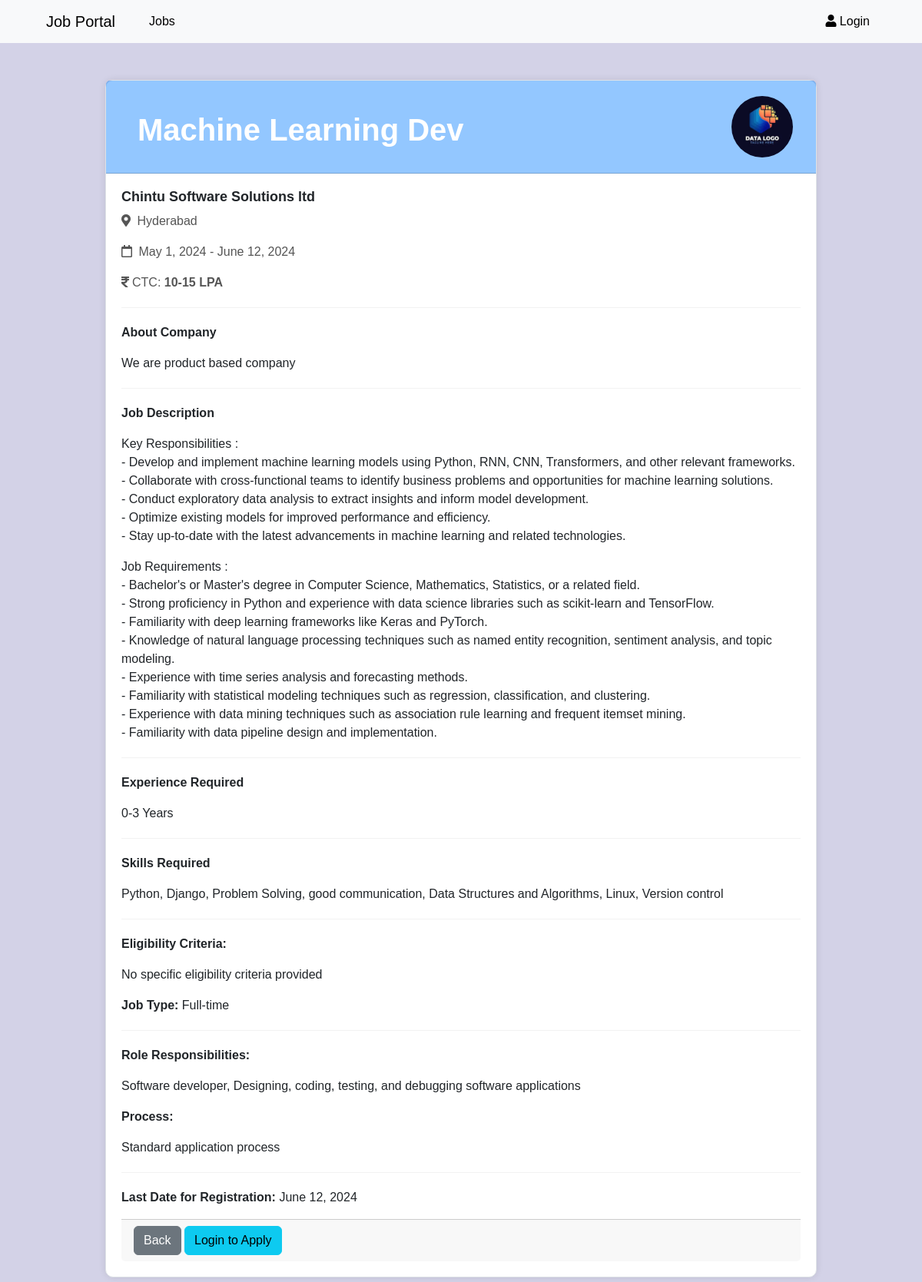
Page /job_view/3 on the committed database.
### job/models.py (models this page shows, shortened)
class Job(models.Model):
    recruiter = models.ForeignKey(Recruiter, on_delete=models.CASCADE)
    start_date = models.DateField()
    end_date = models.DateField()
    title = models.CharField(max_length=100)
    salary = models.CharField(max_length=20)
    image=models.ImageField(blank=True, null=True)
    description = models.TextField()
    experience = models.CharField(max_length=50)
    location = models.CharField(max_length=100)
    skills = models.CharField(max_length=100)
    eligibility_criteria = models.CharField(max_length=300, default="No specific eligibility criteria provided")
    job_type = models.CharField(max_length=100, default="Full-time")
    process = models.CharField(max_length=300, default="Standard application process")
    role_responsibilities = models.CharField(max_length=500, default="Software developer, Designing, coding, testing, and debugging software applications")
    mode_of_work = models.CharField(max_length=10,default="on-site")
    creation_date = models.DateField()

class Recruiter(models.Model):
    user = models.ForeignKey(User, on_delete=models.CASCADE)
    mobile = models.CharField(max_length=15, blank=True, null=True)
    image = models.ImageField(blank=True,null=True)
    gender = models.CharField(max_length=10, choices=GENDER_CHOICES, blank=True, null=True)
    type = models.CharField(max_length=10, blank=True, null=True)
    company=models.CharField(max_length=50,null=True)
    about_company=models.CharField(max_length=100,default=about_company_default)
    status = models.CharField(max_length=20,null=True)

### job/views.py (the view, shortened to what this page needs)
# urls.py: path('job_view/<int:pid>', job_view, name='job_view'),
def job_view(request, pid):
    user_type = None
    try:
        job = Job.objects.get(id=pid)
    except Job.DoesNotExist:
        return render(request, 'latest_jobs.html', {'error_message': 'Job does not exist'})
    li=[]
    if user_type == 'user':
        student = StudentUser.objects.get(user=request.user)
        data = Apply.objects.filter(student=student)
        for i in data:
            li.append(i.job.id) # here job is variable fro Apply model
    return render(request, 'job_view.html', {'job': job, 'user_type': user_type,'li':li})

### job/context_processors.py (called while the page is built, shortened)
def common_context(request):
    user_type = None
    latest_jobs = Job.objects.order_by('-start_date')[:9]
    return {
        'user_type': user_type,
        'latest_jobs': latest_jobs
    }

### job/templates/job_view.html (shortened to what this page needs)
{% if user_type == 'user' %}
    {% include "user_navigation.html" %}
 {% elif user_type == 'recruiter' %}
    {% include "recruiter_navigation.html" %}
{% elif user_type == 'admin' %}
    {% include "admin_navigation.html" %}
{% else %}
    {% include "navigation.html" %}
{% endif %}
{% block content %}
<div class="container mt-5">
    <div class="row">
        <div class="col-md-10 offset-md-1">
            <div class="card job-card">
                <div class="card-header job-card-header">
                    <div class="d-flex justify-content-between">
                        <div class="p-3 mt-2">
                            <b class="job-title">{{ job.title }}</b>
                        </div>
                        <div class="">
                            {% if job.image %}
                            <img src="{{ job.image.url }}" alt="Logo" class="job-logo">
                            {% else %}
                            <img src="https://i.pinimg.com/originals/c0/4b/01/c04b017b6b9d1c189e15e6559aeb3ca8.png" alt="Logo" class="job-logo">
                            {% endif %}
                        </div>
                    </div>
                </div>
                <div class="card-body job-details">
                    <h4 class="company-name">{{ job.recruiter.company }}</h4>
                    <p class="job-info"><i class="fas fa-map-marker-alt me-1"></i> {{ job.location }}</p>
                    <p class="job-info"><i class="far fa-calendar me-1"></i> {{ job.start_date }} - {{ job.end_date }}</p>
                    <p class="job-info"><i class="fas fa-rupee-sign me-1"></i>CTC: <strong>{{ job.salary }}</strong></p>
                    <hr>
                    <p><b>About Company</b></p>
                    <p>{{ job.recruiter.about_company | linebreaks | safe }}</p>
                    <hr>
                    <p><b>Job Description</b></p>
                    <p>{{ job.description | linebreaks | safe}}</p>
                    <hr>
                    <p><b>Experience Required</b></p>
                    <p>{{ job.experience }} Years</p>
                    <hr>
                    <p><b>Skills Required</b></p>
                    <p>{{ job.skills | linebreaks | safe }}</p>
                    <hr>
                    <p><strong>Eligibility Criteria:</strong> {{ job.eligibility_criteria |linebreaks |safe}}</p>
                    <p><strong>Job Type:</strong> {{ job.job_type }}</p>
                    <hr>
                    <p><strong>Role Responsibilities:</strong> {{ job.role_responsibilities | linebreaks | safe }}</p>
                    <p><strong>Process:</strong> {{ job.process | linebreaks | safe }}</p>
                    <hr>
                    <p><strong>Last Date for Registration:</strong> {{ job.end_date }}</p>
                    {% if user.is_authenticated %}
                        {% if user_type == 'recruiter' %}
                            <div class="card-footer">
                                <a href="{% url 'job_list' %}" class="btn btn-secondary">Back</a>
                                <a href="{% url 'job_edit' job.id %}" class="btn btn-primary">Edit</a>
                            </div>
                        {% elif user_type == 'admin' %}
                            <div class="card-footer">
                                <a href="{% url 'index' %}" class="btn btn-info">Back</a>
                            </div>
                        {% else %}
                            <div class="card-footer">
                                <a href="{% url 'index' %}" class="btn btn-info">Back</a>
                                {% if job.id in li %}
                                    <button class="btn btn-success" disabled>Already Applied</button>
                                {% else %}
                                    <a href="{% url 'apply_for_job' job.id %}" class="btn btn-primary">Apply</a>
                                {% endif %}
                            </div>
                        {% endif %}
                    {% else %}
                        <div class="card-footer">
                            <a href="{% url 'latest_jobs' %}" class="btn btn-secondary">Back</a>
                            <a href="{% url 'login_view' %}" class="btn btn-info">Login to Apply</a>
                        </div>
                    {% endif %}
                </div>
            </div>
        </div>
    </div>
</div>
{% endblock %}

### job/templates/navigation.html (style rules this page uses)
body { font-family: Arial, sans-serif; background-color:#d3d2e7; }

### job/templates/job_view.html (style rules this page uses)
.job-card { border: 1px solid #dee2e6; border-radius: 10px; box-shadow: 0 0 10px rgba(0, 0, 0, 0.1); margin-bottom: 30px; }
.job-card-header { background-color: #007bff6c; color: #fff; padding: 10px 20px; border-top-left-radius: 10px; border-top-right-radius: 10px; }
.job-title { font-size: 40px; margin-bottom: 0; text-align: center; padding: 20px 5px; }
.company-name { font-size: 18px; font-weight: bold; }
.job-info { font-size: 16px; color: #555; }
.job-details { padding: 20px; }
.job-details hr { margin-top: 20px; margin-bottom: 20px; border-color: #ccc; }
.job-logo { margin: 10px 10px; width: 80px; height: 80px; border-radius: 50% ; }

### rows in the picture
Job: title "Machine Learning Dev", image (picture), recruiter.company "Chintu Software Solutions ltd", location "Hyderabad", start_date "May 1, 2024", end_date "June 12, 2024", salary "10-15 LPA", recruiter.about_company "We are product based company", description "Key Responsibilities : - Develop and implement machine learning models using Python, RNN, CNN, Transformers, and other relevant frameworks. - Collaborate with cross-functional teams to identify business problems and opportunities for machine learning solutions. - Conduct exploratory data analysis to extract insights and inform model development. - Optimize existing models for improved performance and efficiency. - Stay up-to-date with the latest advancements in machine learning and related technologies. Job Requirements : - Bachelor's or Master's degree in Computer Science, Mathematics, Statistics, or a related field. - Strong proficiency in Python and experience with data science libraries…", experience "0-3", skills "Python, Django, Problem Solving, good communication, Data Structures and Algorithms, Linux, Version control", eligibility_criteria "No specific eligibility criteria provided", job_type "Full-time", role_responsibilities "Software developer, Designing, coding, testing, and debugging software applications", process "Standard application process"
